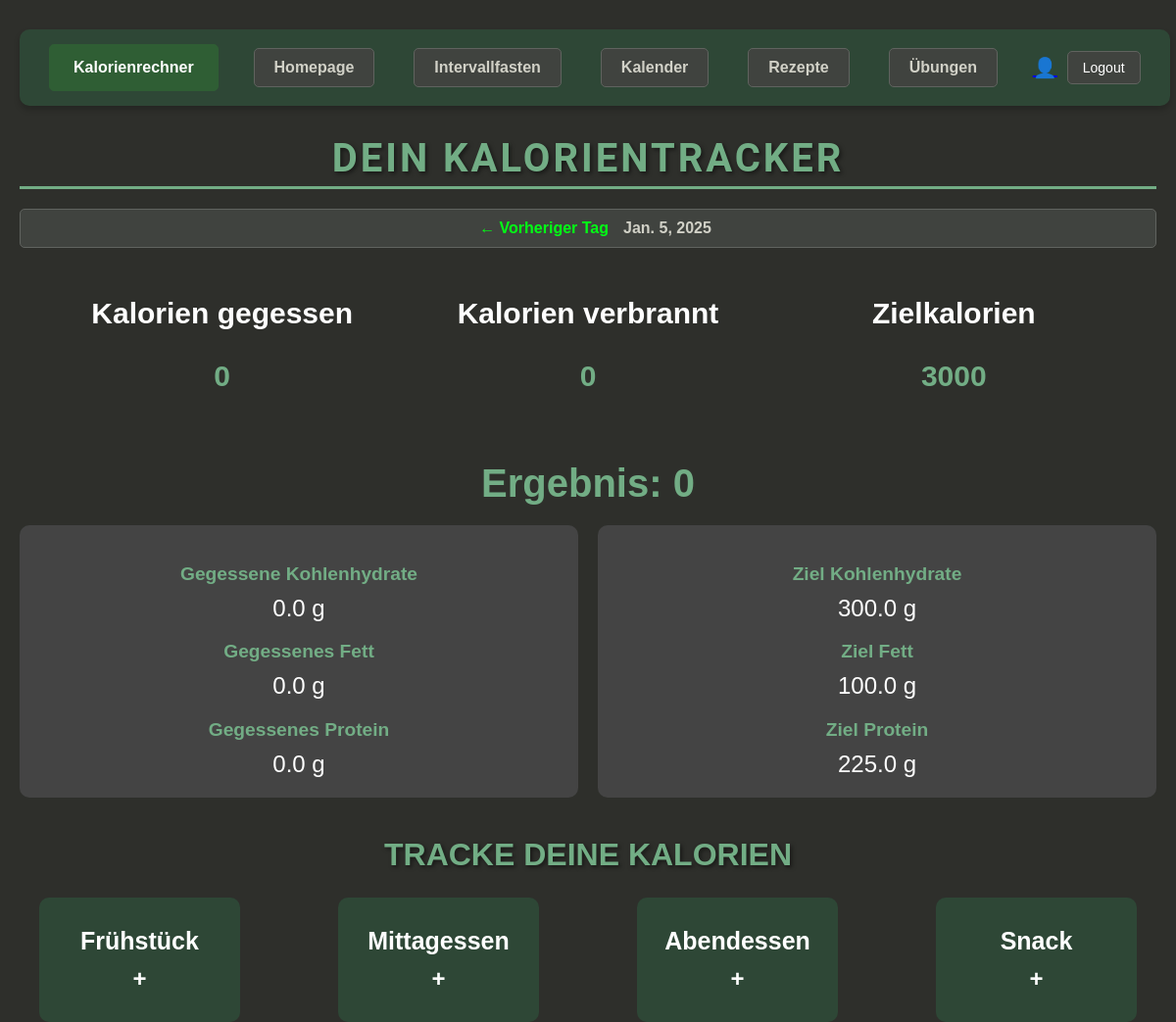
/trackerapp/ (signed in, upper part), run on an earlier commit of the app's database.
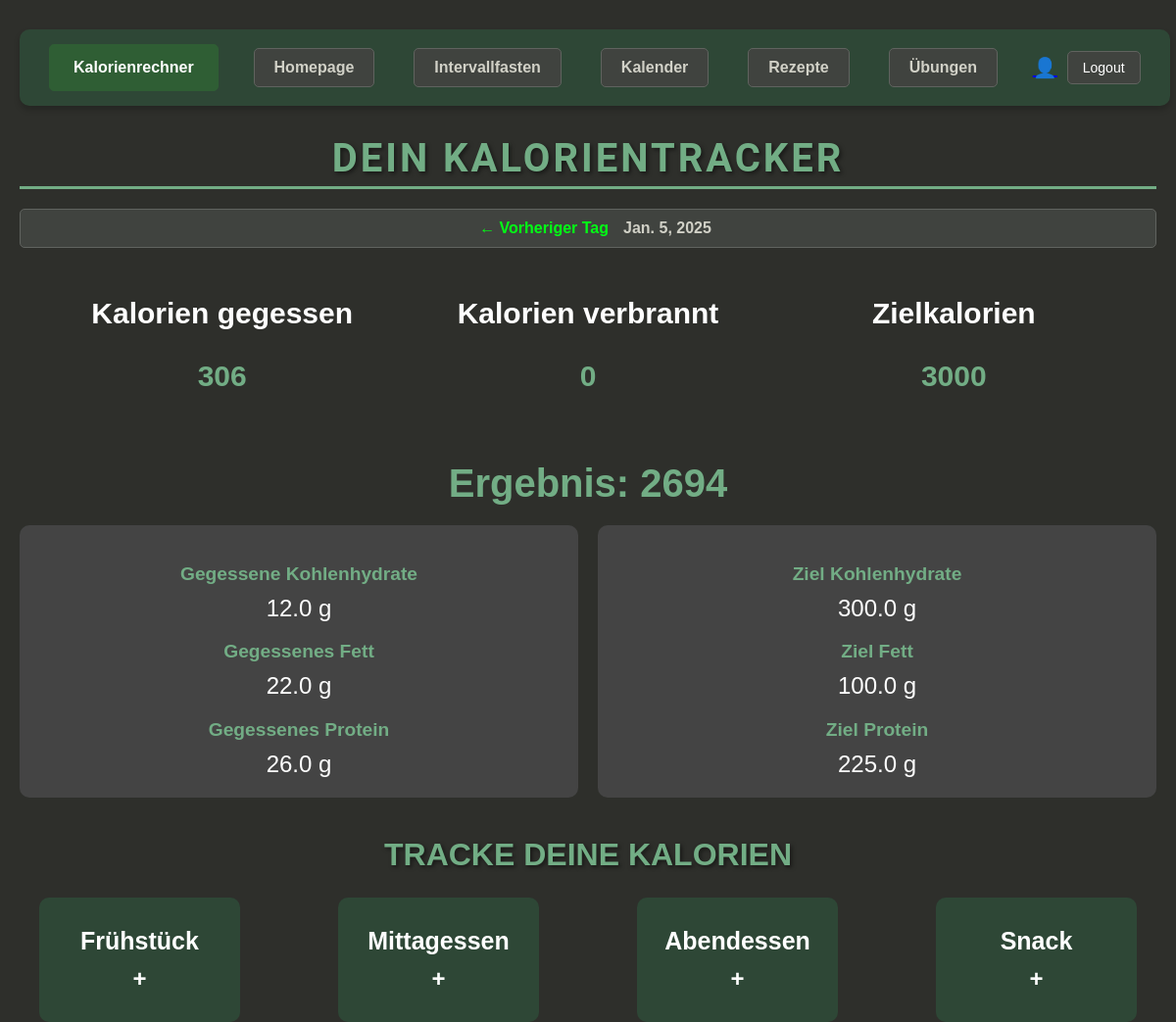
And on a later commit of the database.
### trackerapp/models.py (models this page shows, shortened)
class DailyFood(models.Model):
    user = models.ForeignKey(User, on_delete=models.CASCADE)
    day = models.DateField(default=now)
    calories_eaten = models.PositiveIntegerField(default=0)
    fat_eaten = models.FloatField(default=0)
    carbohydrates_eaten = models.FloatField(default=0)
    protein_eaten = models.FloatField(default=0)
    calories_burned = models.PositiveIntegerField(default=0)
    daily_calorie_target = models.PositiveIntegerField(default=2000)
    calorie_result = models.IntegerField(default=0)
    fat = models.FloatField(default=0)
    carbohydrates = models.FloatField(default=0)
    protein = models.FloatField(default=0)
    class Meta:
        unique_together = ('user', 'day')

### trackerapp/views.py (the view, shortened to what this page needs)
# urls.py: path('trackerapp/', trackerapp_views.trackerapp, name='trackerapp'),
@login_required
def trackerapp(request):
    today = now().date()
    daily_food_today = DailyFood.objects.filter(user=request.user, day=today).first()
    selected_date = request.GET.get('date')
    if selected_date:
        try:
            selected_date = datetime.strptime(selected_date, '%Y-%m-%d').date()
        except ValueError:
            return redirect('trackerapp')
    else:
        selected_date = today
    if selected_date > today:
        return redirect('trackerapp')
    daily_food_entry = DailyFood.objects.filter(user=request.user, day=selected_date).first()
    prev_date = selected_date - timedelta(days=1)
    next_date = selected_date + timedelta(days=1) if selected_date < today else None
    context = {
        'daily_food_entry': daily_food_entry,
        'selected_date': selected_date,
        'prev_date': prev_date if prev_date <= today else None,
        'next_date': next_date,
        'today': today,
    }
    return render(request, 'trackerapp.html', context)

### trackerapp/templates/Trackerapp.html (shortened to what this page needs)
{% extends 'base.html' %}
{% block content %}
<h1>Dein Kalorientracker</h1>
<div class="navigation">
    {% if prev_date %}
        <a href="?date={{ prev_date|date:'Y-m-d' }}" class="nav-link">&larr; Vorheriger Tag</a>
    {% endif %}
    <span>{{ selected_date }}</span>
</div>
{% if daily_food_entry %}
    <div class="summary">
        <div>
            <h3>Kalorien gegessen</h3>
            <p>{{ daily_food_entry.calories_eaten }}</p>
        </div>
        <div>
            <h3>Kalorien verbrannt</h3>
            <p>{{ daily_food_entry.calories_burned }}</p>
        </div>
        <div>
            <h3>Zielkalorien</h3>
            <p>{{ daily_food_entry.daily_calorie_target }}</p>
        </div>
    </div>
    <div class="result">
        Ergebnis: {{ daily_food_entry.calorie_result }}
    </div>
    <div class="nutrients">
        <div>
            <h3>Gegessene Kohlenhydrate</h3>
            <p>{{ daily_food_entry.carbohydrates_eaten }} g</p>
            <h3>Gegessenes Fett</h3>
            <p>{{ daily_food_entry.fat_eaten }} g</p>
            <h3>Gegessenes Protein</h3>
            <p>{{ daily_food_entry.protein_eaten }} g</p>
        </div>
        <div>
            <h3>Ziel Kohlenhydrate</h3>
            <p>{{ daily_food_entry.carbohydrates }} g</p>
            <h3>Ziel Fett</h3>
            <p>{{ daily_food_entry.fat }} g</p>
            <h3>Ziel Protein</h3>
            <p>{{ daily_food_entry.protein }} g</p>
        </div>
    </div>
{% endif %}
{% include "tracker-function/food-tracker.html" %}
{% include "tracker-function/sport-tracker.html" %}
{% include "tracker-function/water-tracker.html" %}
{% endblock %}

### trackerapp/templates/base.html (shortened to what this page needs)
<!DOCTYPE html>
<html lang="de">
<head>
</head>
<body>
    <nav class="top-bar">
        <div class="left-section">
            <a class="kalorienrechner" href="http://localhost:8000/trackerapp/edit-profile/">Kalorienrechner</a>
        </div>
        <div class="navigation-mittig">
            <a class="navigation" href="http://localhost:8000/trackerapp/">Homepage</a>
            <a class="navigation" href="http://localhost:8000/trackerapp/fasting/">Intervallfasten</a>
            <a class="navigation" href="http://localhost:8000/trackerapp/calendar">Kalender</a>
            <a class="navigation" href="http://localhost:8000/trackerapp/recipes/">Rezepte</a>
            <a class="navigation" href="http://localhost:8000/fitness/workout_overview/">Übungen</a>
        </div>
        <div class="login-section">
            {% if user.is_authenticated %}
                <a href="http://localhost:8000/trackerapp/account/" class="icon-link">
                    <div class="person-icon">👤</div>
                </a>
                <a href="{% url 'logout' %}" class="logoutbutton">Logout</a>
            {% else %}
                <a href="http://localhost:8000/account/login/" class="loginbutton">Login</a>
                <a href="http://localhost:8000/signup/" class="loginbutton">Registrieren</a>
            {% endif %}
        </div>
    </nav>
    <main>
        {% block content %}{% endblock %}
    </main>
</body>
</html>

### trackerapp/templates/tracker-function/food-tracker.html (shortened to what this page needs)
<!DOCTYPE html>
<html lang="de">
<head>
</head>
<body>
    <div class="kalorientracker-container">
        <h2>Tracke deine Kalorien</h2>
        <div class="kalorientracker-buttons">
            <a href="http://localhost:8000/nutrition/?categorie=breakfast" class="kalorientracker-button">
                Frühstück
                <div class="plus">+</div>
            </a>
            <a href="http://localhost:8000/nutrition/?categorie=lunch" class="kalorientracker-button">
                Mittagessen
                <div class="plus">+</div>
            </a>
            <a href="http://localhost:8000/nutrition/?categorie=dinner" class="kalorientracker-button">
                Abendessen
                <div class="plus">+</div>
            </a>
            <a href="http://localhost:8000/nutrition/?categorie=snack" class="kalorientracker-button">
                Snack
                <div class="plus">+</div>
            </a>
        </div>
    </div>
</body>
</html>

### trackerapp/templates/tracker-function/sport-tracker.html (shortened to what this page needs)
<!DOCTYPE html>
<html lang="de">
<head>
</head>
<body>
</body>
</html>

### trackerapp/templates/tracker-function/water-tracker.html (shortened to what this page needs)
<!DOCTYPE html>
<html lang="de">
<head>
</head>
<body>
</body>
</html>

### trackerapp/templates/base.html (style rules this page uses)
.top-bar { background:#2e4736; color: #ffffff; padding: 15px 30px; display: flex; align-items: center; justify-content: space-between; width: 96%; margin: 10px auto; box-shadow: 0 4px 6px rgba(0, 0, 0, 0.2); border-radius: 10px; }
.left-section { display: flex; align-items: center; }
.kalorienrechner { text-decoration: none; padding: 14px 24px; background-color: #2f5e34; color: #ffffff; border: 1px solid #2f5e34; border-radius: 5px; font-weight: bold; font-size: 16px; cursor: pointer; transition: background-color 0.3s, transform 0.3s; }
.navigation-mittig { display: flex; gap: 40px; flex: 1; justify-content: center; }
.navigation { text-decoration: none; font-weight: bold; font-size: 16px; padding: 10px 20px; color: #d1d1c7; background-color: #40433f; border: 1px solid #60635f; border-radius: 5px; transition: background-color 0.3s, color 0.3s, box-shadow 0.3s; }
.login-section { display: flex; align-items: center; gap: 10px; }
.person-icon { font-size: 20px; color: #c7e6c2; }
.logoutbutton { text-decoration: none; background-color: #40433f; color: #ffffff; border: 1px solid #60635f; border-radius: 5px; padding: 8px 15px; font-size: 14px; cursor: pointer; transition: background-color 0.3s, transform 0.3s; }
body { font-family: Arial, sans-serif; background-color: #2e2f2b; color: #d1d1c7; margin: 0; padding: 20px; justify-content: center; align-items: center; }

### trackerapp/templates/Trackerapp.html (style rules this page uses)
body { font-family: Arial, sans-serif; background-color: #2e2f2b; color: #d1d1c7; margin: 0; display: flex; flex-direction: column; align-items: center; justify-content: center; }
h1 { font-family: 'Roboto', sans-serif; font-size: 2.5rem; font-weight: 700; color: #72ad85; text-transform: uppercase; letter-spacing: 3px; text-shadow: 2px 2px 4px rgba(0, 0, 0, 0.5); text-align: center; margin: 20px auto; border-bottom: 3px solid #72ad85; padding-bottom: 5px; }
h2 { font-size: 2rem; color: #72ad85; text-transform: uppercase; text-shadow: 2px 2px 4px rgba(0, 0, 0, 0.5); margin: 20px auto; padding-bottom: 5px; }
.navigation { display: flex; justify-content: center; }
.nav-link { text-decoration: none; color: #00ff15; font-weight: bold; margin: 0 15px; font-size: 1rem; }
.summary { display: flex; flex-wrap: wrap; justify-content: center; padding: 20px; color: #fff; text-align: center; }
.summary div { flex: 1; min-width: 200px; }
.summary div h3 { font-size: 30px; }
.summary div p { font-size: 30px; color: #72ad85; font-weight: bold; }
.result { font-size: 2.5rem; font-weight: bold; color: #72ad85; margin: 20px 0; text-align: center; }
.nutrients { display: grid; grid-template-columns: repeat(auto-fit, minmax(300px, 1fr)); gap: 20px; width: 100%; }
.nutrients div { background-color: #444; padding: 20px; border-radius: 10px; text-align: center; color: #fff; }
.nutrients div h3 { font-size: 1.2rem; margin-bottom: 10px; color: #72ad85; }
.nutrients div p { font-size: 1.5rem; margin: 0; }

### trackerapp/templates/tracker-function/food-tracker.html (style rules this page uses)
.kalorientracker-container { font-family: Arial, sans-serif; color: white; text-align: center; padding: 20px; }
.kalorientracker-buttons { display: grid; grid-template-columns: repeat(auto-fit, minmax(150px, 1fr)); gap: 100px; margin: 20px auto; max-width: 1200px; }
.kalorientracker-button { background-color: #2e4736; border-radius: 10px; padding: 30px; text-align: center; text-decoration: none; color: white; display: flex; flex-direction: column; justify-content: center; align-items: center; font-size: 25px; font-weight: bold; transition: transform 0.3s ease, background-color 0.3s ease; }
.kalorientracker-button .plus { font-size: 24px; margin-top: 10px; }

What changed in the data, as far as the page shows it:
changed DailyFood: calories_eaten "0" → "306"; calorie_result "0" → "2694"; carbohydrates_eaten "0.0" → "12.0"; fat_eaten "0.0" → "22.0"; protein_eaten "0.0" → "26.0"
